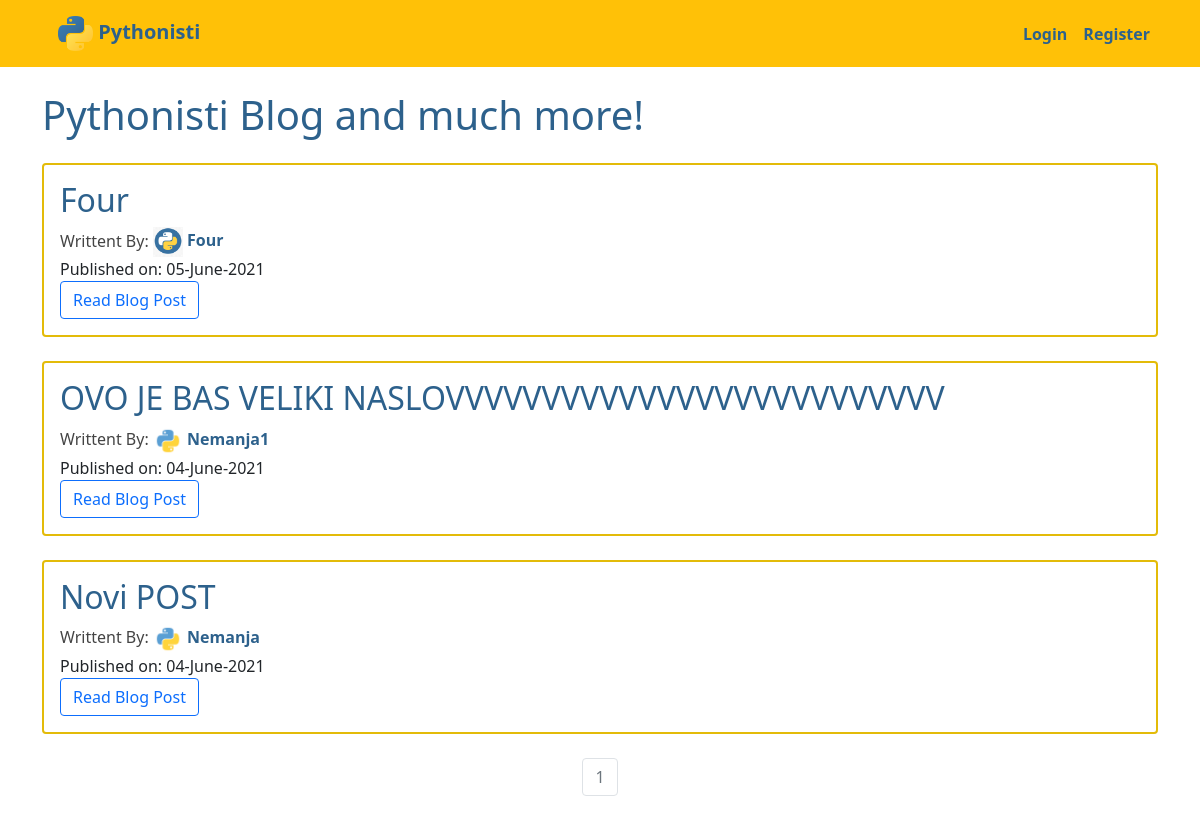
The app's page /, older data.
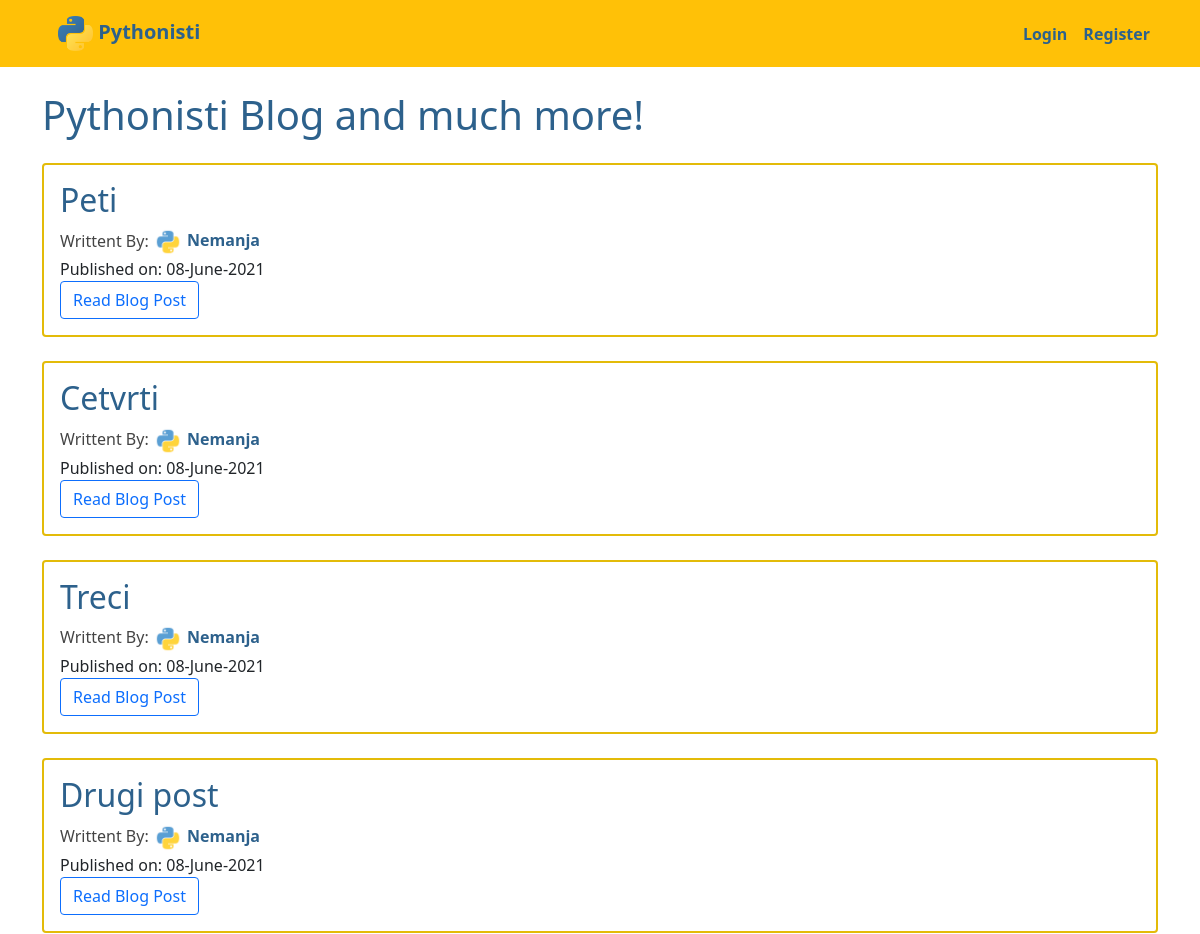
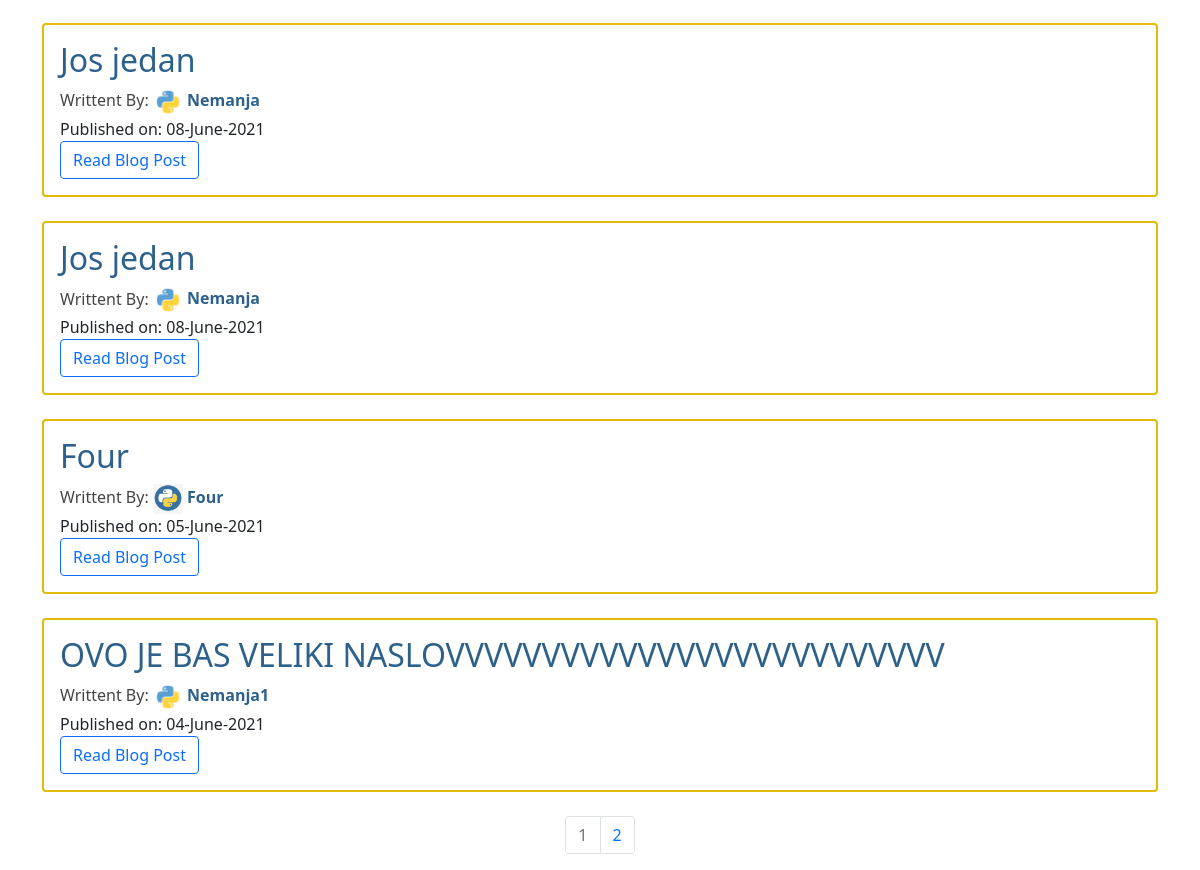
The same page, newer data (2 pictures, top to bottom).
### myproject/models.py (models this page shows, shortened)
class Blog(db.Model):
    __tablename__ = 'blogs'
    id = db.Column(db.Integer, primary_key=True)
    date = db.Column(db.DateTime, nullable=False, default=datetime.utcnow, index=True)
    title = db.Column(db.String(125), nullable=False, index=True)
    text = db.Column(db.Text, nullable=False, index=True)
    comments = db.relationship('Comment', backref='blog', lazy=True, cascade="all, delete-orphan")
    users = db.relationship(User)
    user_id = db.Column(db.Integer, db.ForeignKey('users.id'), nullable=False)

class User(db.Model, UserMixin):
    __tablename__ = 'users'
    id = db.Column(db.Integer, primary_key=True)
    profile_image = db.Column(db.String(255), nullable=False, default='default_profile.png')
    email = db.Column(db.String(64), unique=True, index=True)
    username = db.Column(db.String(64), unique=True, index=True, nullable=False)
    password_hash = db.Column(db.String(255), nullable=False, index=True)
    posts = db.relationship('Blog', backref='author', lazy=True, cascade="all, delete-orphan")
    comments = db.relationship('Comment', backref='comment_author', lazy=True, cascade="all, delete-orphan")
    send_messages = db.relationship(
        'Message',
        backref='sender',
        foreign_keys='Message.sender_id',
        lazy=True,
        cascade="save-update")
    receive_messages = db.relationship(
        'Message',
        backref='receiver',
        foreign_keys='Message.receiver_id',
        lazy=True,
        cascade="save-update")

### myproject/core/views.py (the view)
@cores_blueprint.route('/')
def index():
    page = request.args.get('page', 1, type=int)
    blog_posts = Blog.query.order_by(Blog.date.desc()).paginate(page=page, per_page=8)
    return render_template('index.html', blog_posts=blog_posts)

### myproject/templates/index.html
{% extends 'base.html' %}
{% block content %}
  <div class="jumbotron">
    <h1>Pythonisti Blog and much more!</h1>
  </div>
  {% for post in blog_posts.items %}
  <a href="{{ url_for('blogs.blog_post', blog_post_id=post.id) }}">
    <div class="card card_post">
      <div class="card-body">
        <h2>
          {{ post.title }}
        </h2>
        <label>Writtent By:</label>
           <img src="{{ url_for('static', filename='profile_pics/'+post.author.profile_image) }}" height="30" width="30" alt="Profile Picture">
            <a class='author_name_link' href="{{ url_for('users.user_posts', username=post.author.username) }}">
                {{ post.author.username|capitalize }}
            </a>
        <p>Published on: {{ post.date.strftime("%d-%B-%Y") }}</p>
        <a href="{{ url_for('blogs.blog_post', blog_post_id=post.id) }}" class="btn btn-outline-primary blue_btn">
          Read Blog Post
        </a>
      </div>
    </div>
    <br>
  </a>
  {% endfor %}
  <nav aria-label="Page Navigation example">
     <ul class="pagination justify-content-center">
       {% for page_num in blog_posts.iter_pages(left_edge=1, right_edge=1, left_current=1, right_current=2) %}
        {% if blog_posts.page == page_num %}
        <li class="page-item disabled">
          <a href="{{ url_for('core.index', page=page_num) }}" class="page-link">{{ page_num }}</a>
        </li>
        {% else %}
        <li class="page-item">
          <a href="{{ url_for('core.index', page=page_num) }}" class="page-link">{{ page_num }}</a>
        </li>
        {% endif %}
       {% endfor %}
    </ul>
  </nav>
{% endblock %}

Row changes from the older to the newer data that the page shows:
no longer on this page (row unchanged): Blog: title "Novi POST", profile_image (placeholder picture), author.username "Nemanja", date "04-June-2021"
added Blog: title "Peti", profile_image (placeholder picture), author.username "Nemanja", date "08-June-2021"
added Blog: title "Cetvrti", profile_image (placeholder picture), author.username "Nemanja", date "08-June-2021"
added Blog: title "Treci", profile_image (placeholder picture), author.username "Nemanja", date "08-June-2021"
added Blog: title "Drugi post", profile_image (placeholder picture), author.username "Nemanja", date "08-June-2021"
added Blog: title "Jos jedan", profile_image (placeholder picture), author.username "Nemanja", date "08-June-2021"
added Blog: title "Jos jedan", profile_image (placeholder picture), author.username "Nemanja", date "08-June-2021"
Text that changed along with them:
new list line: "2"
